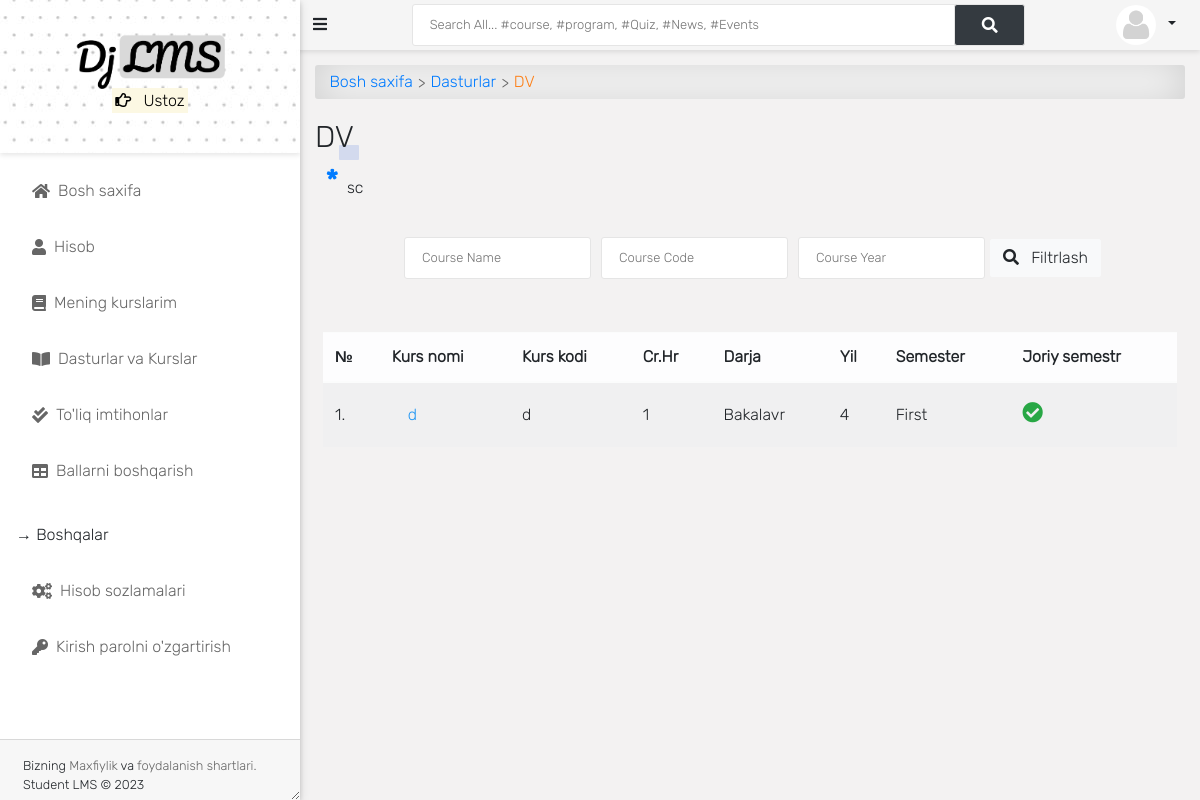
The page /programs/2/detail/ (signed in) on the database as committed earlier.
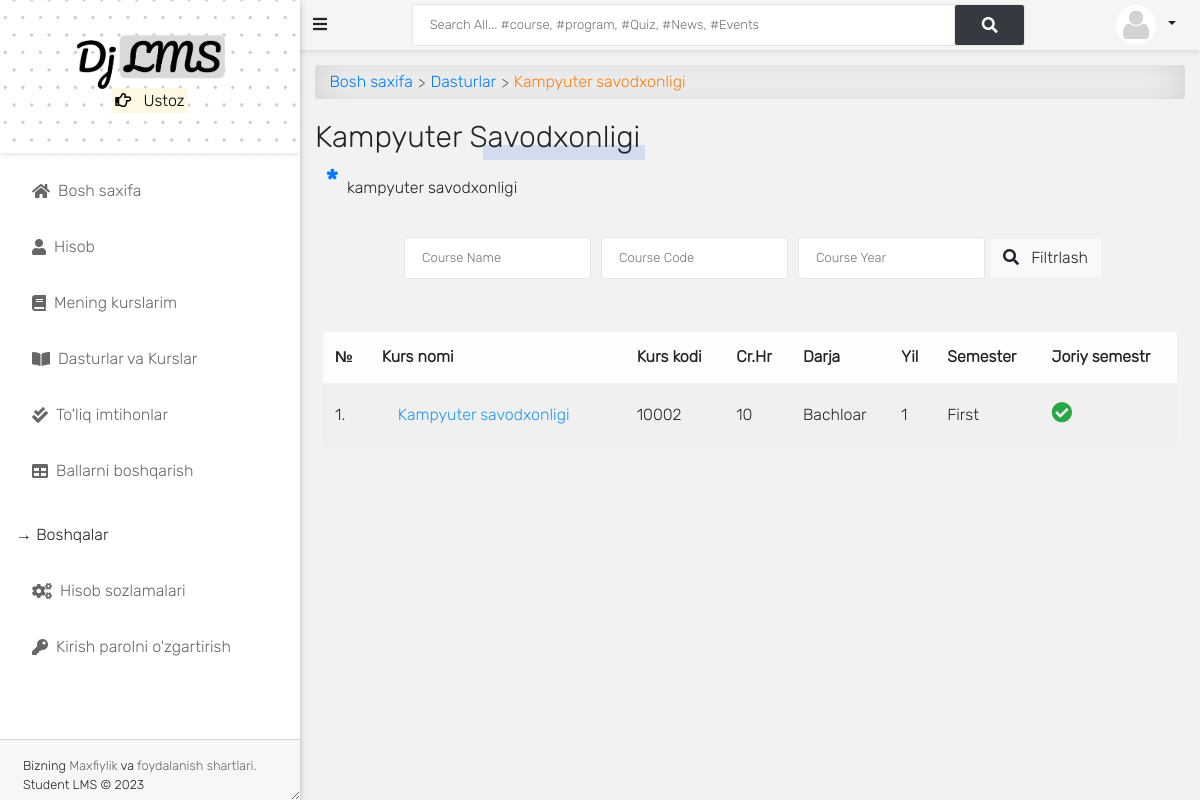
The same page on the database as committed later.
### accounts/models.py (models this page shows, shortened)
class User(AbstractUser):
    is_student = models.BooleanField(default=False)
    is_lecturer = models.BooleanField(default=False)
    is_parent = models.BooleanField(default=False)
    is_dep_head = models.BooleanField(default=False)
    phone = models.CharField(max_length=60, blank=True, null=True)
    address = models.CharField(max_length=60, blank=True, null=True)
    picture = models.ImageField(upload_to='profile_pictures/%y/%m/%d/', default='default.png', null=True)
    email = models.EmailField(blank=True, null=True)
    username_validator = ASCIIUsernameValidator()
    objects = UserManager()
    @property
    def get_full_name(self):
        full_name = self.username
        if self.first_name and self.last_name:
            full_name = self.first_name + " " + self.last_name
        return full_name
    @property
    def get_user_role(self):
        if self.is_superuser:
            return "Boshliq"
        elif self.is_student:
            return "Talaba"
        elif self.is_lecturer:
            return "Ustoz"
        elif self.is_parent:
            return "Ota-ona"

### course/models.py (models this page shows, shortened)
class Program(models.Model):
    title = models.CharField(max_length=150, unique=True)
    summary = models.TextField(null=True, blank=True)
    objects = ProgramManager()

class Course(models.Model):
    slug = models.SlugField(blank=True, unique=True)
    title = models.CharField(max_length=200, null=True)
    code = models.CharField(max_length=200, unique=True, null=True)
    credit = models.IntegerField(null=True, default=0)
    summary = models.TextField(max_length=200, blank=True, null=True)
    program = models.ForeignKey(Program, on_delete=models.CASCADE)
    level = models.CharField(max_length=25, choices=LEVEL, null=True)
    year = models.IntegerField(choices=YEARS, default=0)
    semester = models.CharField(choices=SEMESTER, max_length=200)
    is_elective = models.BooleanField(default=False, blank=True, null=True)
    objects = CourseManager()
    def get_absolute_url(self):
        return reverse('course_detail', kwargs={'slug': self.slug})
    @property
    def is_current_semester(self):
        from app.models import Semester
        current_semester = Semester.objects.get(is_current_semester=True)
        if self.semester == current_semester.semester:
            return True
        else:
            return False

### course/views.py (the view)
# urls.py: path('<int:pk>/detail/', program_detail, name='program_detail'),
@login_required
def program_detail(request, pk):
    program = Program.objects.get(pk=pk)
    courses = Course.objects.filter(program_id=pk).order_by('-year')
    credits = Course.objects.aggregate(Sum('credit'))
    paginator = Paginator(courses, 10)
    page = request.GET.get('page')
    courses = paginator.get_page(page)
    return render(request, 'course/program_single.html', {
        'title': program.title,
        'program': program, 'courses': courses, 'credits': credits
    }, )

### templates/course/program_single.html (shortened to what this page needs)
{% extends 'base.html' %}
{% load static %}
{% block content %}
<div id="input-nav"><a href="{% url 'home' %}" class="primary1">Bosh saxifa</a>
    <a href="{% url 'programs' %}" class="primary1">Dasturlar</a> {{ program.title }}
</div>
{% if program %}
<div class="title-1">{{ program.title }}</div>
{% if program.summary %}
<p class="program-description">{{ program.summary }}</p>
{% endif %}
{% endif %}
<div class="content-center">
    <form class="search-form" action="." method="GET">
        <input class="au-input" type="text" name="name" placeholder="Course Name" value="{{ request.GET.name }}" />
        <input class="au-input" type="text" name="code" placeholder="Course Code" value="{{ request.GET.code }}" />
        <input class="au-input" type="number" name="year" placeholder="Course Year" value="{{ request.GET.year }}" />
        <button class="btn btn-light" type="submit">
            <i class="fas fa-search"></i> Filtrlash
        </button>
    </form>
</div>
<div class="table-responsive p-0 px-2 mt-5">
    <div class="table-shadow">
        <table class="table table-light table-striped">
            <thead>
                <tr>
                    <th>№</th>
                    <th> Kurs nomi </th>
                    <th> Kurs kodi </th>
                    <th> Cr.Hr </th>
                    <th> Darja </th>
                    <th> Yil </th>
                    <th> Semester </th>
                    <th> Joriy semestr </th>
                </tr>
            </thead>
            <tbody>
                {% for course in courses %}
                <tr>
                    <td>{{ forloop.counter }}.</td>
                    <td><a href="{{ course.get_absolute_url }}">
                            {{ course.title }}</a></td>
                    <td>{{ course.code }}</td>
                    <td>{{ course.credit }}</td>
                    <td>{{ course.level }}</td>
                    <td>{{ course.year }}</td>
                    <td>{{ course.semester }}</td>
                    <th>
                        {% if course.is_current_semester == False %}
                        <i class="fas fa-times-circle fa-1-5x danger"></i>
                        {% elif course.is_current_semester == True %}
                        <i class="fas fa-check-circle fa-1-5x"></i>
                        {% endif %}
                    </th>
                </tr>
                {% endfor %}
            </tbody>
        </table>
    </div>
</div>
{% endblock content %}

### templates/base.html (shortened to what this page needs)
{% load static %}
<!DOCTYPE html>
<html lang="uz">
<head>
    <link rel="stylesheet" type="text/css" href="{% static 'css/bootstrap.min.css' %}">
    <link rel="stylesheet" type="text/css" href="{% static 'css/all.css' %}">
    <link rel="stylesheet" type="text/css" href="{% static 'css/style.css' %}">
</head>
<body>
    {% include 'aside.html' %}
    <div id="main">
        {% include 'navbar.html' %}
        <div class="container-fluid" id="main-content">
            {% block content %}{% endblock content %}
        </div>
    </div>
</body>
</html>

### templates/aside.html (shortened to what this page needs)
{% load static %}
<div id="side-nav">
  <div class="main-menu">
    <div
      class="top-side text-center py-4"
      style="background-image: url({% static '/img/dotted.jpg' %})"
    >
      <img
        src="{% static 'img/logo.png' %}"
        width="150px"
        alt="Student LMS"
      />
      <p class="text-orange">
        <mark>
          <i class="far fa-hand-point-right"></i>
          {{ request.user.get_user_role }}
        </mark>
      </p>
    </div>
    {% url 'home' as hom %} {% url 'dashboard' as dash %}
    <ul>
      <li class="{% if request.path == hom %}active{% endif %}">
        <a href="{% url 'home' %}"><i class="fas fa-home"></i>Bosh saxifa</a>
      </li>
      <li class="{% if request.path == prof %}active{% endif %}">
        <a href="{% url 'edit_profile' %}"><i class="fas fa-user"></i>Hisob</a>
      </li>
       {% if request.user.is_lecturer or request.user.is_student %}
      <li class="{% if request.path == ucl %}active{% endif %}">
        <a href="{% url 'user_course_list' %}"
          ><i class="fas fa-book"></i>Mening kurslarim</a
        >
      </li>
      {% endif %}
      <li class="{% if request.path == pro %}active{% endif %}">
        <a href="{% url 'programs' %}"
          ><i class="fas fa-book-open"></i>Dasturlar va Kurslar</a
        >
      </li>
      {% if request.user.is_superuser or request.user.is_lecturer %}
      <li class="{% if request.path == qce %}active{% endif %}">
        <a href="{% url 'quiz_marking' %}"
          ><i class="fas fa-check-double"></i>To'liq imtihonlar</a
        >
      </li>
      {% endif %}  {% if request.user.is_lecturer %}
      <li class="{% if request.path == ascore %}active{% endif %}">
        <a href="{% url 'add_score' %}"
          ><i class="fas fa-table"></i>Ballarni boshqarish</a
        >
      </li>
      {% endif %}
      <br />
      <p class="ml-3">&RightArrow; Boshqalar</p>
      <li class="{% if request.path == ep %}active{% endif %}">
        <a href="{% url 'edit_profile' %}"
          ><i class="fas fa-cogs"></i>Hisob sozlamalari</a
        >
      </li>
      <li class="{% if request.path == cp %}active{% endif %}">
        <a href="{% url 'change_password' %}"
          ><i class="fas fa-key"></i>Kirish parolni o'zgartirish</a
        >
      </li>
    </ul>
  </div>
  <footer class="card-footer mt-5 pt-3 pb-5 px-2">
    <div class="col-12">
      <p class="small m-0">
        Bizning <a href="#"> Maxfiylik </a> va <a href="#"> foydalanish shartlari. </a>
        <br />Student LMS &copy;
        <br />
      </p>
      <p>
      </p>
    </div>
  </footer>
</div>

### templates/navbar.html (shortened to what this page needs)
<div id="top-navbar">
	<div class="container">
		<div class="nav-wrapper">
			<div class="toggle-btn" onclick="toggleSidebar()">
				<i class="fas fa-bars"></i>
			</div>
			<form class="form-header" action="{% url 'query' %}" method="GET">
				<input id="primary-search" class="au-input au-input--xl" type="text" name="q" value="{{ request.GET.q }}"
					placeholder="Search All... #course, #program, #Quiz, #News, #Events" required />
				<button class="au-btn--submit" type="submit">
					<i class="fas fa-search"></i>
				</button>
			</form>
			<div class="dropdown">
				<button class="btn btn-sm dropdown-toggle" type="button" id="dropdownMenuButton" data-toggle="dropdown"
					aria-haspopup="true" aria-expanded="false">
					<img class="profile-pic" src="{{ request.user.picture.url }}">
				</button>
			</div>
		</div>
	</div>
</div>

### static/css/all.css (style rules this page uses)
.fa, .fas, .far, .fal, .fad, .fab { -moz-osx-font-smoothing: grayscale; -webkit-font-smoothing: antialiased; display: inline-block; font-style: normal; font-variant: normal; text-rendering: auto; line-height: 1; }
.fa-bars:before { content: "\f0c9"; }
.fa-book:before { content: "\f02d"; }
.fa-book-open:before { content: "\f518"; }
.fa-check-circle:before { content: "\f058"; }
.fa-check-double:before { content: "\f560"; }
.fa-cogs:before { content: "\f085"; }
.fa-hand-point-right:before { content: "\f0a4"; }
.fa-home:before { content: "\f015"; }
.fa-key:before { content: "\f084"; }
.fa-search:before { content: "\f002"; }
.fa-table:before { content: "\f0ce"; }
.fa-user:before { content: "\f007"; }
.far { font-family: 'Font Awesome 5 Free'; font-weight: 400; }
.fa, .fas { font-family: 'Font Awesome 5 Free'; font-weight: 900; }

### templates/aside.html (style rules this page uses)
.top-side { background-size: cover; background-position: top center; }

Rows that differ between the two databases and show on the page:
changed Program: title "DV" → "Kampyuter savodxonligi"; title "DV" → "Kampyuter Savodxonligi"; summary "sc" → "kampyuter savodxonligi"
changed Course "First": title "d" → "Kampyuter savodxonligi"; code "d" → "10002"; credit "1" → "10"; level "Bakalavr" → "Bachloar"; year "4" → "1"
